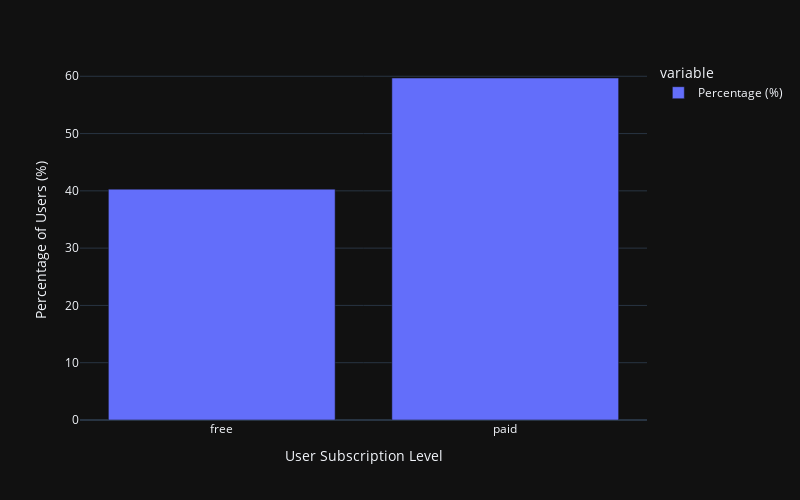

The cell this chart's notebook holds for it:
### Code cell
fig = px.bar(level_count_df, template='plotly_dark')

fig.update_layout(
    autosize=False,
    width=800,
    height=500,
    yaxis=dict(
        title_text='Percentage of Users (%)',
        tickmode="array",
        titlefont=dict(size=14),
    ),
    xaxis=dict(
    title_text='User Subscription Level',
    tickmode="array",
    titlefont=dict(size=14),
    ))

fig.show()

### Figure 1 — Plotly figure (JSON) as saved in the notebook; plotly's stock layout.template omitted (floating-point values rounded to 4 significant figures)
{"data": [{"alignmentgroup": "True", "hovertemplate": "variable=Percentage (%)<br>level=%{x}<br>value=%{y}<extra></extra>", "legendgroup": "Percentage (%)", "marker": {"color": "#636efa"}, "name": "Percentage (%)", "offsetgroup": "Percentage (%)", "orientation": "v", "showlegend": true, "textposition": "auto", "type": "bar", "x": ["free", "paid"], "xaxis": "x", "y": [40.3, 59.7], "yaxis": "y"}], "layout": {"autosize": false, "barmode": "relative", "height": 500, "legend": {"title": {"text": "variable"}, "tracegroupgap": 0}, "margin": {"t": 60}, "width": 800, "xaxis": {"anchor": "y", "domain": [0, 1], "tickmode": "array", "title": {"font": {"size": 14}, "text": "User Subscription Level"}}, "yaxis": {"anchor": "x", "domain": [0, 1], "tickmode": "array", "title": {"font": {"size": 14}, "text": "Percentage of Users (%)"}}}}
